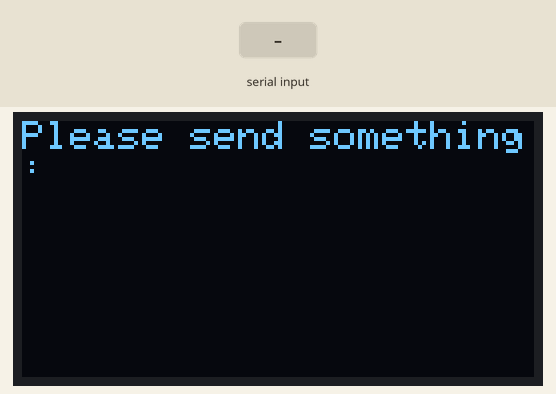
Recording of a sketch running on a simulated ESP8266 (NodeMCU). On the bench: 128×64 one-colour display. The inputs (shaded band) are chosen by the test bench.

Above: at 1.2 s.
1.3 s: "1" received over Serial
2.8 s: "0" received over Serial
At 4.0 s:
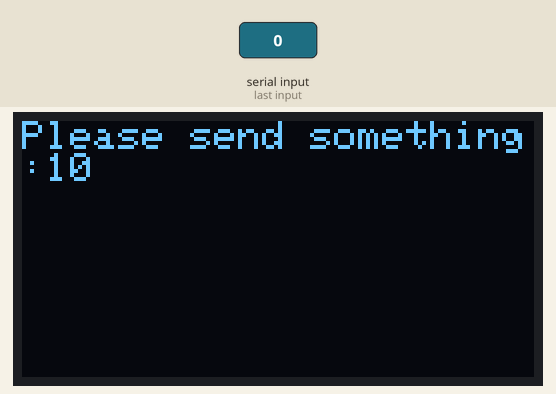
4.3 s: "2" received over Serial
At 5.8 s:
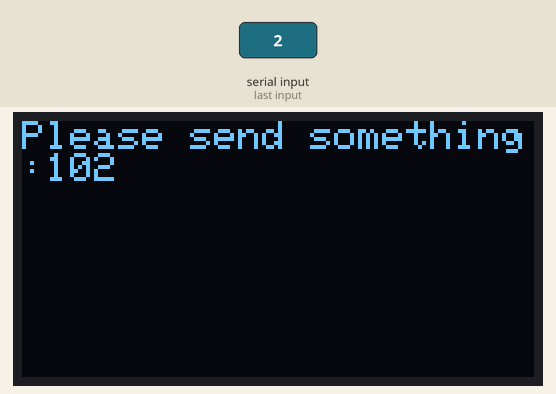
Timing chart, 0 to 7.3 s (numbered marks = the images above; inputs shaded):
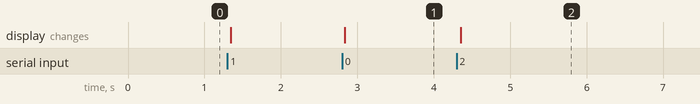

Measured:
- after the input at 2.8 s, the display: changes at once (image 1)
- after the input at 4.3 s, the display: changes after 0.05 s (image 2)

The sketch:

getUartPrint128x32_i2c.ino
```cpp
#include <Wire.h> // i2c
#include <Adafruit_GFX.h>
#include "Adafruit_SSD1306.h"

#define OLED_RESET 4  // Pin 4 unused
Adafruit_SSD1306 display(OLED_RESET);

#define BUFFLEN     42
char buff[BUFFLEN] = "Please send something:"; // 22 chars
int  count         = 22;

void setup() {
  Serial.begin(9600);
  display.begin(SSD1306_SWITCHCAPVCC, 0x3C);
  display.setTextSize(1);
  display.setTextColor(WHITE);
}

void loop() {
  while (Serial.available()) {
    char inChar = (char)Serial.read();
    buff[count] = inChar;
    buff[count+1] = '\0';
    count++;
    if(count >= BUFFLEN) count = 0;
  }

  display.clearDisplay();
  display.setCursor(0,0);
  display.print(buff);
  display.display();
}
```
